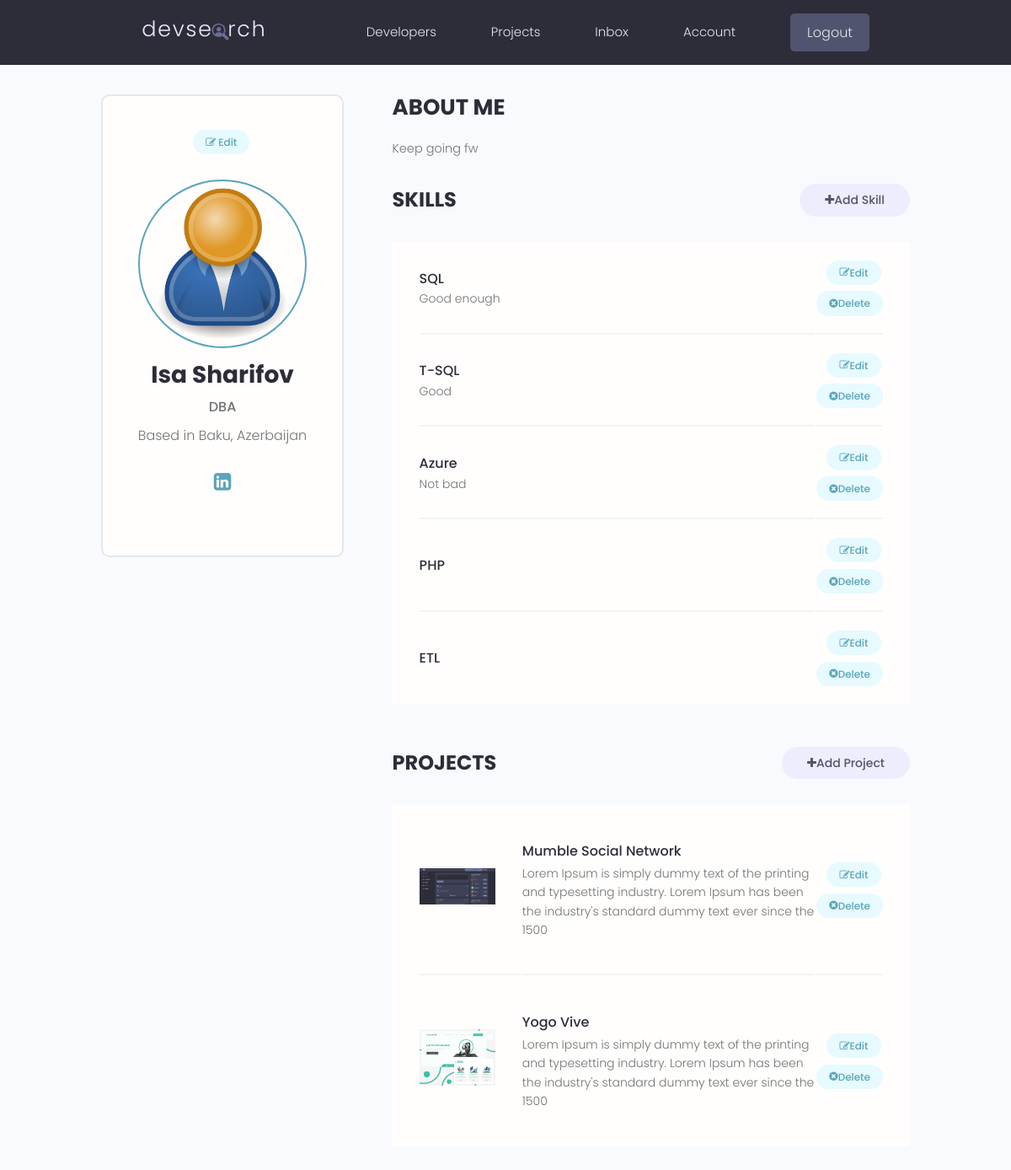
/account/ (signed in), run on the app's committed database.
### users/models.py (models this page shows, shortened)
class Profile(models.Model):
    user = models.OneToOneField(User, on_delete=models.CASCADE, null=True, blank=True)
    name = models.CharField(max_length=150, null=True, blank=True)
    email = models.EmailField(max_length=150, null=True, blank=True)
    username = models.CharField(max_length=150, null=True, blank=True)
    location = models.CharField(max_length=150, null=True, blank=True)
    short_intro = models.CharField(max_length=200, null=True, blank=True)
    bio = models.TextField(null=True, blank=True)
    profile_image = models.ImageField(null=True, blank=True, upload_to='profiles/', default="profiles/users-default.png")
    social_github = models.CharField(max_length=150, null=True, blank=True)
    social_stackoverflow = models.CharField(max_length=150, null=True, blank=True)
    social_linkedin = models.CharField(max_length=150, null=True, blank=True)
    social_youtube = models.CharField(max_length=150, null=True, blank=True)
    social_medium = models.CharField(max_length=150, null=True, blank=True)
    created = models.DateTimeField(auto_now_add=True, null=True, blank=True)
    id = models.UUIDField(default=uuid.uuid4, unique=True, primary_key=True, editable=False)
    class Meta:
        ordering =['created']
    @property
    def profileImageURL(self):
        try:
            url = self.profile_image.url
        except:
            url = ''
        return url

class Skill(models.Model):
    owner = models.ForeignKey(Profile, on_delete=models.CASCADE, null=True, blank=True)
    name = models.CharField(max_length=150, null=True, blank=True)
    description = models.TextField(null=True, blank=True)
    created = models.DateTimeField(auto_now_add=True, null=True, blank=True)
    id = models.UUIDField(default=uuid.uuid4, unique=True, primary_key=True, editable=False)

### projects/models.py (models this page shows, shortened)
class Project(models.Model):
    owner = models.ForeignKey(Profile, null=True, blank=True, on_delete=models.CASCADE)
    title = models.CharField(max_length=200)
    description = models.TextField(null=True, blank=True)
    featured_image = models.ImageField(null=True, blank=True, default='default.jpg')
    demo_link = models.CharField(max_length=2000, null=True, blank=True)
    source_link = models.CharField(max_length=2000, null=True, blank=True)
    tags = models.ManyToManyField(Tag, blank=True)
    vote_total = models.IntegerField(default=0, null=True, blank=True)
    vote_ratio = models.IntegerField(default=0, null=True, blank=True)
    created = models.DateTimeField(auto_now_add=True, null=True, blank=True)
    id = models.UUIDField(default=uuid.uuid4, unique=True, primary_key=True, editable=False)
    class Meta:
        ordering = ['created']
    @property
    def imageURL(self):
        try:
            url = self.featured_image.url
        except:
            url = ''
        return url

### users/views.py (the view)
# urls.py: path('account/', views.userAccount, name="account"),
@login_required(login_url='login')
def userAccount(request):
    profile = request.user.profile
    skills = profile.skill_set.all()
    projects = profile.project_set.all()
    context = {'profile':profile, 'skills':skills, 'projects':projects}
    return render(request, 'users/account.html', context)

### users/templates/users/account.html (shortened to what this page needs)
{% extends 'main.html' %}
{% block content %}
  <main class="settingsPage profile my-md">
    <div class="container">
      <div class="layout">
        <div class="column column--1of3">
          <div class="card text-center">
            <div class="card__body dev">
              <a class="tag tag--pill tag--main settings__btn" href="{% url 'edit-account' %}"><i class="fa fa-edit"></i> Edit</a>
              <img class="avatar avatar--xl dev__avatar" src="{{profile.profileImageURL}}" />
              <h2 class="dev__name">{{profile.name}}</h2>
              <p class="dev__title">{{profile.short_intro}}</p>
              <p class="dev__location">Based in {{profile.location}}</p>
              <ul class="dev__social">
                {% if profile.social_linkedin %}
                <li>
                    <a title="LinkedIn" href="{{profile.social_linkedin}}" target="_blank"><i class="fa fa-linkedin-square" style="font-size:24px"></i></a>
                </li>
                {% endif %}
            </ul>
            </div>
          </div>
        </div>
        <div class="column column--2of3">
          <div class="devInfo">
            <h3 class="devInfo__title">About Me</h3>
            <p class="devInfo__about">
              {{profile.bio}}
            </p>
          </div>
          <div class="settings">
            <h3 class="settings__title">Skills</h3>
            <a class="tag tag--pill tag--sub settings__btn tag--lg" href="{% url 'create-skill' %}"><i class="fa fa-plus"></i> Add Skill</a>
          </div>
          <table class="settings__table">
            {% for skill in skills %}
            <tr>
              <td class="settings__tableInfo">
                <h4>{{skill.name}}</h4>
                <p>
                  {{skill.description}}
                </p>
              </td>
              <td class="settings__tableActions">
                <a class="tag tag--pill tag--main settings__btn" href="{% url 'update-skill' skill.id %}"><i class="fa fa-edit"></i> Edit</a>
                <a class="tag tag--pill tag--main settings__btn" href="{% url 'delete-skill' skill.id %}?next=/account"><i class="fa fa-times-circle"></i>Delete</a>
              </td>
            </tr>
            {% endfor %}
          </table>
          <div class="settings">
            <h3 class="settings__title">Projects</h3>
            <a class="tag tag--pill tag--sub settings__btn tag--lg" href="{% url 'create-project' %}"><i class="fa fa-plus"></i> Add Project</a>
          </div>
          <table class="settings__table">
            {% for project in projects %}
            <tr>
              <td class="settings__thumbnail">
                <a href="{% url 'project' project.id %}"><img src="{{project.imageURL}}" alt="Project Thumbnail" /></a>
              </td>
              <td class="settings__tableInfo">
                <a href="{% url 'project' project.id %}">{{project.title}}</a>
                <p>
                  {{project.description|slice:"150"}}
                </p>
              </td>
              <td class="settings__tableActions">
                <a class="tag tag--pill tag--main settings__btn" href="{% url 'update-project' project.id %}"><i class="fa fa-edit"></i> Edit</a>
                <a class="tag tag--pill tag--main settings__btn" href="{% url 'delete-project' project.id %}?next=/account"><i class="fa fa-times-circle"></i>Delete</a>
              </td>
            </tr>
            {% endfor %}
          </table>
        </div>
      </div>
    </div>
  </main>
  {% endblock content %}

### static/styles/app.css (style rules this page uses)
:root { --color-sub: #2d2d39; }
.card { border: 2px solid var(--color-light); }
img { width: 100%; }
.profile .card > .dev { padding: 4rem; }
.dev__avatar { display: block; margin: auto; }
.dev__name { color: var(--color-sub); font-size: 2.8rem; font-weight: 700; margin-top: 1rem; margin-bottom: 0.5rem; }
.dev__title { font-size: 1.6rem; font-weight: 500; line-height: 1.3; }
.dev__location { margin-top: 1rem; }
.dev__social { margin: 3rem 0; list-style: none; display: flex; justify-content: center; gap: 1.5rem; }
.devInfo { margin-bottom: 3rem; }
.devInfo__title, .devInfo__subtitle { font-size: 2.6rem; color: var(--color-sub); text-transform: uppercase; font-weight: 700; margin-bottom: 1.5rem; }
.devInfo__about, .devSkill__info { font-size: 1.45rem; line-height: 1.7; text-align: justify; }
.settingsPage .dev > .settings__btn { display: inline-block; margin-bottom: 3rem; }
.settings { display: flex; justify-content: space-between; align-items: center; }
.settings__title { font-size: 2.4rem; text-transform: uppercase; font-weight: 700; color: var(--color-sub); }
.settings__table { margin-top: 3rem; margin-bottom: 5rem; padding: 0 3rem; background: var(--color-white); }
.settings__table tr { width: 100%; }
.settings__table tr > td { padding: 2rem 0; }
.settings__table tr:not(:last-child) td { border-bottom: 2px solid var(--color-white-light); }
.settings__thumbnail { width: 23%; min-width: 10rem; }
.settings__thumbnail img { padding-right: 3rem; height: 15rem; object-fit: contain; }
.settings__tableInfo { width: 100%; }
.settings__tableInfo h4, .settings__tableInfo a { padding-right: 1rem; width: auto; font-size: 1.6rem; font-weight: 500; color: var(--color-sub); }
.settings__tableInfo p { font-size: 1.4rem; }
.settings__tableActions { text-align: right; }

### static/uikit/styles/modules/_variables.css (style rules this page uses)
:root { --color-main: #5aa5b9; --color-main-light: #e6faff; --color-sub: #3f4156; --color-sub-light: #51546e; --color-sub-lighter: #ededfd; --color-text: #737373; --color-gray: #8b8b8b; --color-light: #e5e7eb; --color-light-gray: #767676; --color-bg: #f8fafd; --color-white: #fffefd; --color-white-light: #f3f3f3; --color-success: #359e64; --color-success-bg: #def8e8; --color-error: #fc4b0b; --color-error-bg: #fff2ee; --font-base: 'Poppins', arial, helvetica, 'Segoe UI', roboto, ubuntu, sans-serif; --font-monospace: 'Fira Code', 'Courier New', courier, monospace; --font-regular: 300; --font-medium: 500; --font-bold: 700; --generic-shadow: 1px 1px 5px #00000010; --generic-transition: all 0.3s ease-in-out; }

### static/uikit/styles/modules/_base.css (style rules this page uses)
* { margin: 0; padding: 0; box-sizing: border-box; text-rendering: optimizeLegibility; color: inherit; font-size: inherit; }
html { font-size: 50%; }
@media only screen and (min-width: 480px) { html { font-size: 56.25%; } }
@media only screen and (min-width: 1200px) { html { font-size: 62.5%; } }
body { line-height: 1.6; font-weight: 400; font-size: 1.5rem; color: var(--color-text); background-color: var(--color-bg); min-height: 100vh; }

### static/uikit/styles/modules/_typography.css (style rules this page uses)
* { font-family: var(--font-base); }
h2 { font-size: 3.6rem; font-weight: var(--font-bold); }
h3 { font-size: 3.2rem; font-weight: var(--font-medium); }
h4 { font-size: 2.8rem; font-weight: var(--font-medium); }
p, span, strong { font-size: 1.6rem; color: var(--color-text); font-weight: var(--font-regular); }
a { padding-bottom: 2px; text-decoration: none; display: inline-block; color: var(--color-main); font-weight: var(--font-medium); }

### static/uikit/styles/modules/_utilities.css (style rules this page uses)
.container { width: 92%; max-width: 165rem; margin: 0 auto; box-sizing: border-box; }
@media screen and (min-width: 1000px) { .container { width: 90%; } }
@media screen and (min-width: 1200px) { .container { width: 80%; } }
.text-center { text-align: center; }
.my-md { margin: 3rem auto; }

### static/uikit/styles/modules/_avatar.css (style rules this page uses)
.avatar { border-radius: 50%; border: 2px solid var(--color-main); object-fit: cover; }
.avatar--xl { height: 20rem; width: 20rem; }

### static/uikit/styles/modules/_card.css (style rules this page uses)
.card { border-radius: 1rem; background-color: var(--color-white); border: 1.5px solid var(--color-light); width: auto; height: auto; margin-top: 0.5rem; margin-bottom: 0.5rem; overflow: hidden; }
.card__body, .card__header { padding: 2rem 2.5rem; }

### static/uikit/styles/modules/_layout.css (style rules this page uses)
.layout { display: flex; flex-flow: row wrap; justify-content: space-between; }
.layout > .column { margin-bottom: 3rem; }
.layout > .column.column--1of3 { flex-basis: 30%; }
.layout > .column.column--2of3 { flex-basis: 64%; }

### data on the page
Profile: profileImageURL (placeholder picture), name "Isa Sharifov", short_intro "DBA", location "Baku, Azerbaijan", bio "Keep going fw"
Skill: name "SQL", description "Good enough"
Skill: name "T-SQL", description "Good"
Skill: name "Azure", description "Not bad"
Skill: name "PHP"
Skill: name "ETL"
Project: imageURL (picture), title "Mumble Social Network", description "Lorem Ipsum is simply dummy text of the printing and typesetting industry. Lorem Ipsum has been the industry's standard dummy text ever since the 1500"
Project: imageURL (picture), title "Yogo Vive", description "Lorem Ipsum is simply dummy text of the printing and typesetting industry. Lorem Ipsum has been the industry's standard dummy text ever since the 1500"
